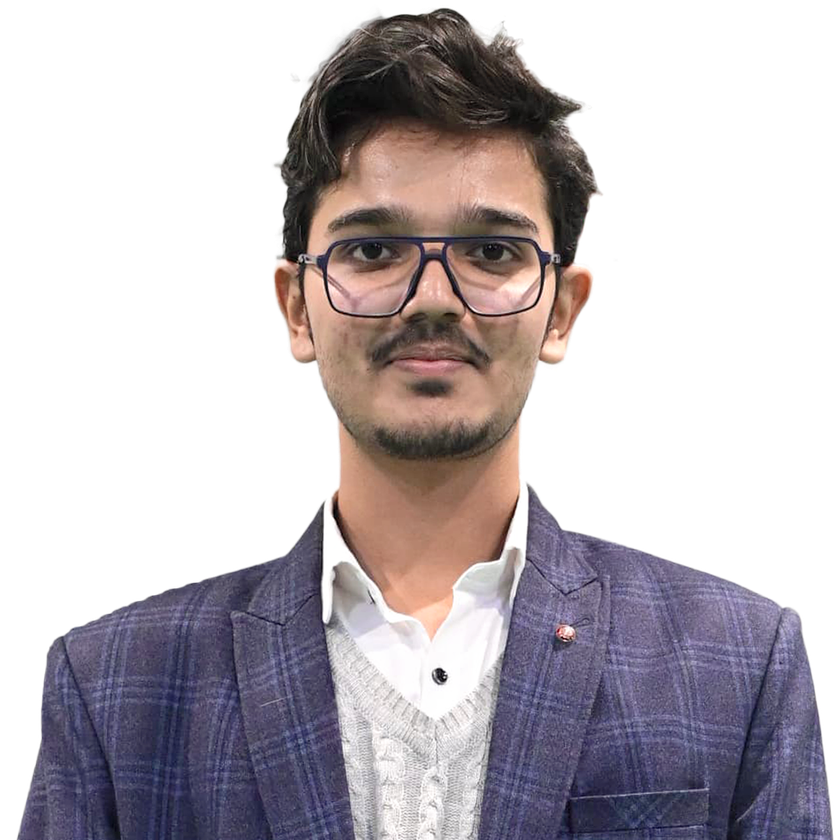
#> input picture team/yuvraj.png, 840 x 840 px, shrunk from 1498 x 1498 before the run, given in place of yuvraj.jpg, which was not available
$ python crop_team.py
#> lines starting #> are read from the running program, lines starting #| are printed output that depends on the picture; pictures that were not available may be replaced by others from this repository, and a replacement may not be noted
import os
from PIL import Image

# Setup paths
raw_dir = "team/raw"
output_dir = "team"

# Ensure output directory exists
if not os.path.exists(output_dir):
    os.makedirs(output_dir)

# Define team members and their raw filenames (save them with these names in team/raw)
# Format: { "save_name": "original_filename_in_raw_folder" }
team_files = {
    "yuvraj.jpg": "yuvraj_raw.jpg",
    "sanyam.jpg": "sanyam_raw.jpg",
    "tanishik.jpg": "tanishik_raw.jpg",
    "anshika.jpg": "anshika_raw.jpg",
    "rijul.jpg": "rijul_raw.jpg",
    "naitik.jpg": "naitik_raw.jpg",
    "devansh.jpg": "devansh_raw.jpg",
    "shishir.jpg": "shishir_raw.jpg",
    "pratibha.jpg": "pratibha_raw.jpg",
    "rachit.jpg": "rachit_raw.jpg",
    "anima.jpg": "anima_raw.jpg"
}

def crop_face(input_path, output_path):
#> called with input_path = 'team/raw/yuvraj.jpg', output_path = 'team/yuvraj.jpg'
    try:
        with Image.open(input_path) as img:
#> img is the input picture: PIL image 840x840 RGBA; mean R, G, B, A 60.9, 54.2, 59.1, 123.6
            width, height = img.size
#> width = 840; height = 840

            # Based on the "Meet the Team" layout:
            # Person is inside the Polaroid frame on the left.
            # We want a square crop of the face.

            # These are approximate percentages for the "Polaroid" area in your graphics
            left = width * 0.08    # Start of frame
#> left = 67.2
            top = height * 0.28    # Top of frame
#> top = 235.2
            right = width * 0.45   # End of frame
#> right = 378
            bottom = height * 0.70 # Bottom of frame
#> bottom = 588

            # Crop to the frame area first
            face_img = img.crop((left, top, right, bottom))
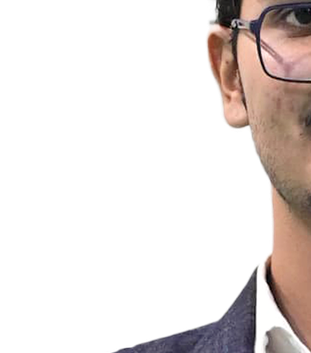
#> face_img: PIL image 311x353 RGBA; mean R, G, B, A 41.2, 34, 31.6, 62.6; transparent parts drawn white

            # Make it a perfect square
            w, h = face_img.size
#> w = 311; h = 353
            size = min(w, h)
#> size = 311
            left_s = (w - size) / 2
#> left_s = 0
            top_s = (h - size) / 2
#> top_s = 21
            face_img = face_img.crop((left_s, top_s, left_s + size, top_s + size))
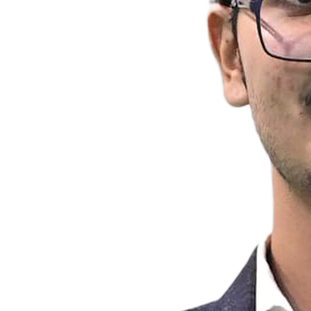
#> face_img: PIL image 311x311 RGBA; mean R, G, B, A 39.9, 32.3, 29.2, 56.6; transparent parts drawn white

            # Save it
            face_img.save(output_path, "JPEG", quality=95)
            print(f"✅ Cropped: {output_path}")

    except Exception as e:
        print(f"❌ Error processing {input_path}: {e}")

print("🚀 Starting image processing...")

# Process each file found in the raw directory
for target_name, raw_name in team_files.items():
    raw_path = os.path.join(raw_dir, raw_name)
    if os.path.exists(raw_path):
        crop_face(raw_path, os.path.join(output_dir, target_name))
    else:
        # Check if they just saved it with the target name in the raw folder
        alt_raw_path = os.path.join(raw_dir, target_name)
        if os.path.exists(alt_raw_path):
            crop_face(alt_raw_path, os.path.join(output_dir, target_name))
        else:
            print(f"⚠️ Missing: {raw_name} not found in {raw_dir}")
#> pass 2 of the loop `for target_name, raw_name in team_files.items():`:
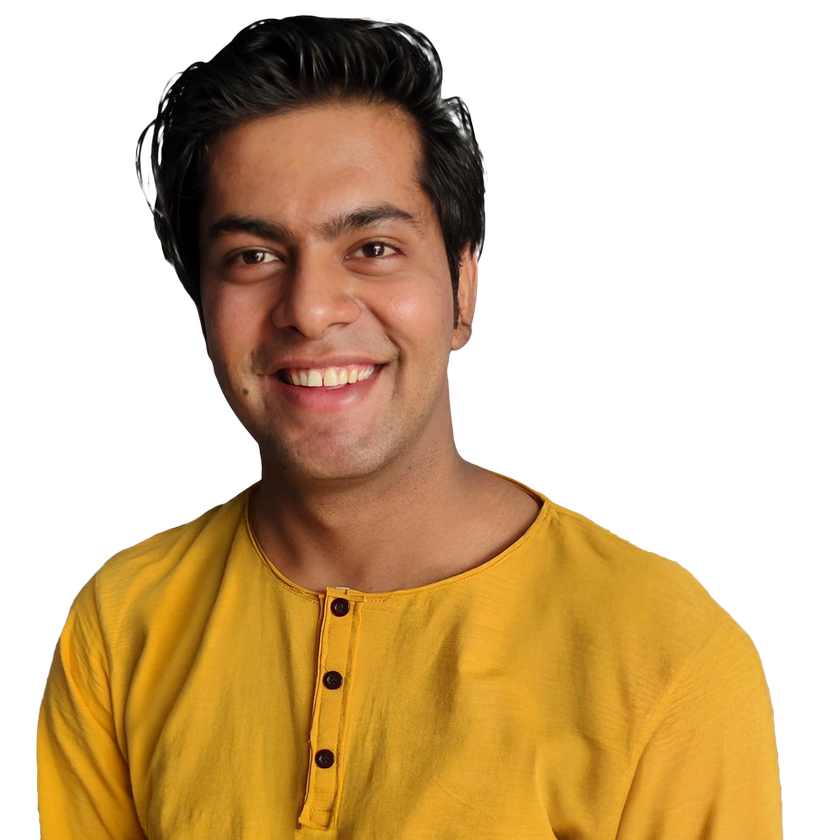
#> input picture team/sanyam.png, 840 x 840 px, shrunk from 1498 x 1498 before the run, given in place of sanyam.jpg, which was not available
#> in crop_face, img is the input picture: PIL image 840x840 RGBA; mean R, G, B, A 85.5, 59.8, 24.2, 127.8
#> in crop_face (call 2), `face_img = img.crop((left, top, right, bottom))`:
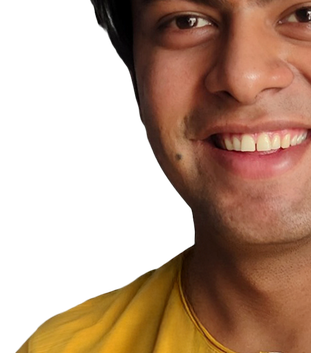
#> face_img: PIL image 311x353 RGBA; mean R, G, B, A 81.3, 51.9, 33.2, 147.9; transparent parts drawn white
#> in crop_face (call 2), `face_img = face_img.crop((left_s, top_s, left_s + size, top_s + size))`:
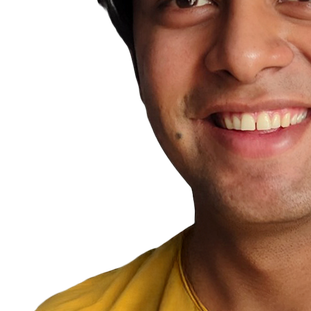
#> face_img: PIL image 311x311 RGBA; mean R, G, B, A 76.6, 48.4, 33.1, 140.1; transparent parts drawn white
#> pass 3 of the loop `for target_name, raw_name in team_files.items():`:
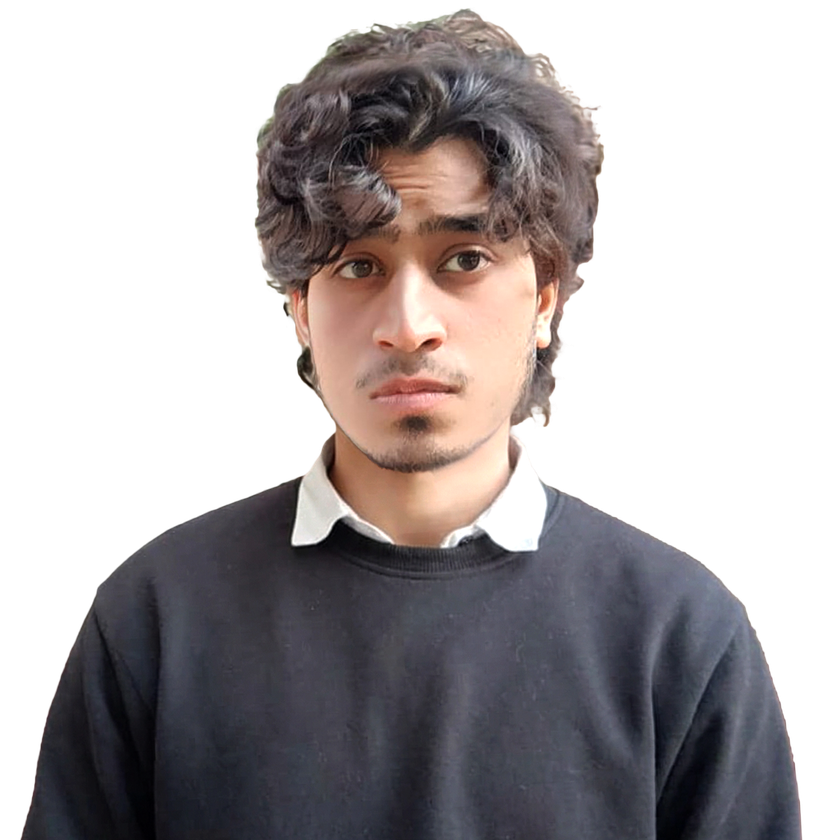
#> input picture team/tanishik.png, 840 x 840 px, shrunk from 1498 x 1498 before the run, given in place of tanishik.jpg, which was not available
#> in crop_face, img is the input picture: PIL image 840x840 RGBA; mean R, G, B, A 51.5, 46.1, 47, 129.6
#> in crop_face (call 3), `face_img = img.crop((left, top, right, bottom))`:
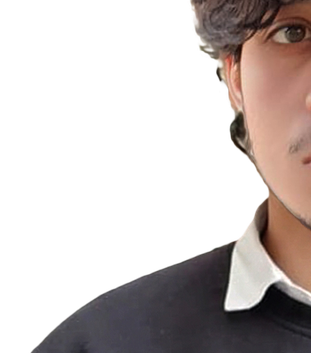
#> face_img: PIL image 311x353 RGBA; mean R, G, B, A 46.5, 38.3, 36, 96.3; transparent parts drawn white
#> in crop_face (call 3), `face_img = face_img.crop((left_s, top_s, left_s + size, top_s + size))`:
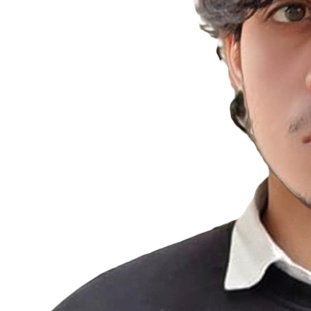
#> face_img: PIL image 311x311 RGBA; mean R, G, B, A 46.7, 38.2, 35.3, 87.9; transparent parts drawn white
#> the loop made 11 passes; the first 3 are shown

print("✨ Done!")
